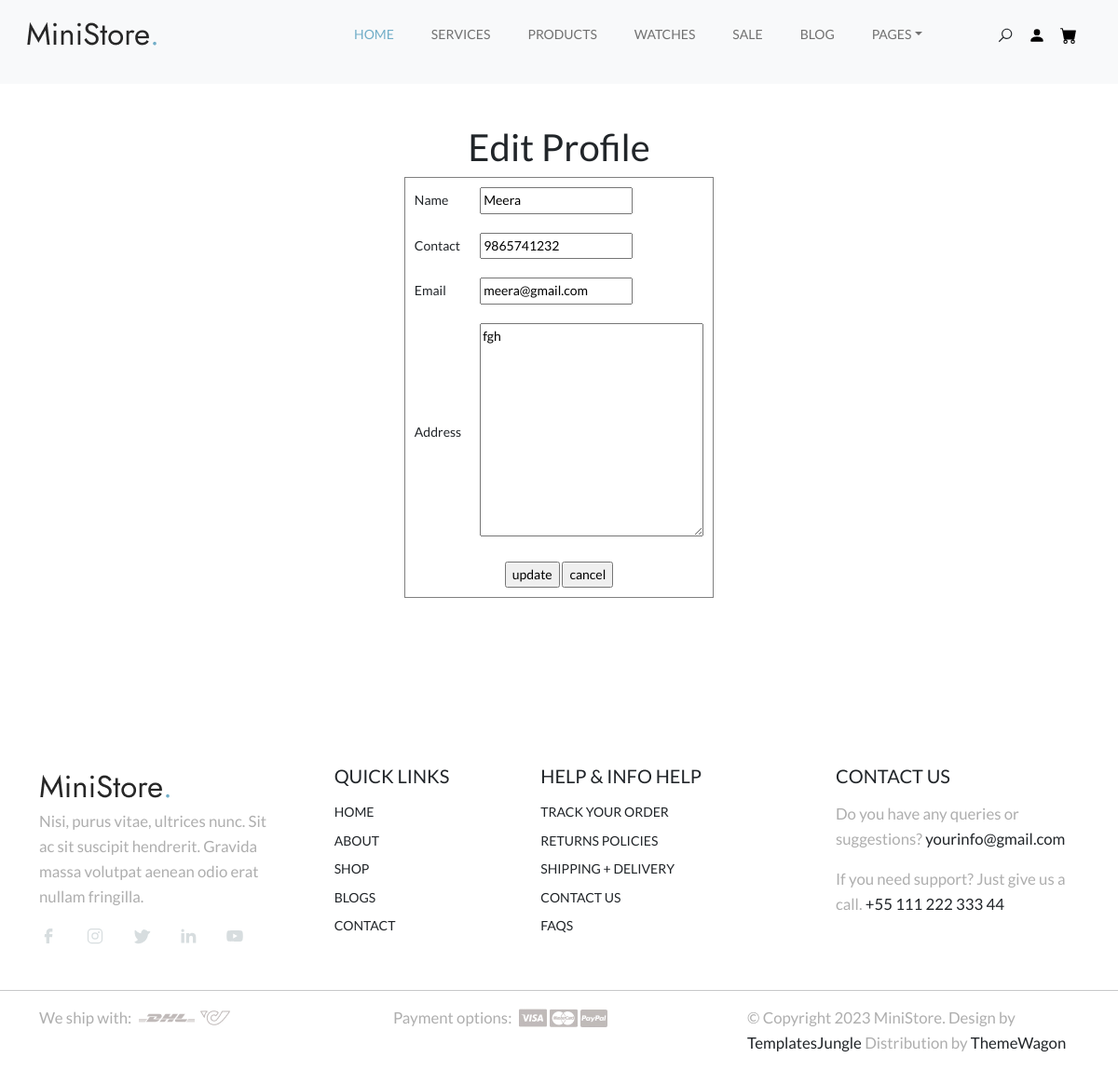
/Seller/EditProfile/ (signed in), run on the app's committed database.
### Guest/models.py (models this page shows)
class tbl_seller(models.Model):
    name=models.CharField(max_length=50)
    contact=models.CharField(max_length=50)
    email=models.EmailField(max_length=50)
    address=models.TextField(max_length=50)
    gender=models.CharField(max_length=50)
    photo=models.FileField(upload_to="MemberDocs/")
    password=models.CharField(max_length=50)
    proof=models.FileField(upload_to="MemberDocs/")
    status=models.IntegerField(default=0)
    place=models.ForeignKey(tbl_place,on_delete=models.CASCADE)

### Seller/views.py (the view)
# urls.py: path('EditProfile/',views.editprof,name="EditProfile"),
def editprof(request):
    sdata=tbl_seller.objects.get(id=request.session['sid'])
    if request.method=="POST":
        sdata.name=request.POST.get("txt_name")
        sdata.contact=request.POST.get("txt_con")
        sdata.email=request.POST.get("txt_email")
        sdata.address=request.POST.get("txt_address")
        sdata.save()
        return redirect("Seller:MyProfile")
    else:
        return render(request,"Seller/EditProfile.html",{'sdata':sdata})

### Seller/Templates/Seller/EditProfile.html (shortened to what this page needs)
{% extends 'Seller/header.html' %}
{% load static %}
{% block content %}
<!DOCTYPE html>
<html lang="en">
<head>
</head>
<body>
    <center><h1>Edit Profile</h1></center>
    <form method="post" action="">
        <table align="center" cellpadding="10" border="1">
            <tr>
                <td>Name</td>
                <td><input type="text" id="" name="txt_name" value="{{sdata.name}}"></td>
            </tr>
            <tr>
                <td>Contact</td>
                <td><input type="text" id="" name="txt_con" value="{{sdata.contact}}"></td>
            </tr>
            <tr>
                <td>Email</td>
                <td><input type="email" id="" name="txt_email" value="{{sdata.email}}"></td>
            </tr>
            <tr>
                <td>Address</td>
                <td><textarea name="txt_address" id="" cols="30" rows="10">{{sdata.address}}</textarea></td>
            </tr>
            <tr>
                <td colspan="2" align="center"><input type="submit" name="btn_submit" id="" value="update">
                <input type="reset" name="btn_cancel" id="" value="cancel"></td>
            </tr>
        </table>
    </form>
</body>
</html>
{% endblock content %}

### Guest/static/Main/style.css (style rules this page uses)
:root { --accent-color: #717171; --white-color: #fff; --black-color: #000; --gray-color: #F3F3F3; --gray-color-300: #D8D8D8; --gray-color-500: #AEAEAE; --gray-color-800: #3A3A3A; --light-gray-color: #D7DDDF; --primary-color: #72AEC8; --bs-primary-rgb: 114,174,200; --light-color: #f8f9fa; --dark-color: #212529; --light-blue-color: #EDF1F3; --navbar-color-color: #131814; --swiper-theme-color: #4A4A4A; --swiper-pagination-color: #4A4A4A; }
:root { --body-font : "Lato", sans-serif; --heading-font : "Jost", sans-serif; }
*, *::before, *::after { -webkit-box-sizing: border-box; -moz-box-sizing: border-box; box-sizing: border-box; }
html { box-sizing: border-box; }
body { font-family: var(--body-font); font-size: 14px; font-weight: 500; line-height: 1.6; margin: 0; }

### data on the page
tbl_seller: txt_name "Meera", txt_con "9865741232", txt_email "meera@gmail.com", txt_address "fgh"
